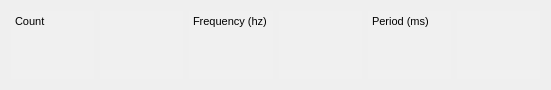
   <widget class="QWidget" name="horizontalLayoutWidget">
    <property name="geometry">
     <rect>
      <x>10</x>
      <y>300</y>
      <width>551</width>
      <height>31</height>
     </rect>
    </property>
    <layout class="QHBoxLayout" name="horizontalLayout_3">
     <item>
      <widget class="QTextEdit" name="textEdit_26">
       <property name="enabled">
        <bool>true</bool>
       </property>
       <property name="sizePolicy">
        <sizepolicy hsizetype="Expanding" vsizetype="Expanding">
         <horstretch>0</horstretch>
         <verstretch>0</verstretch>
        </sizepolicy>
       </property>
       <property name="autoFillBackground">
        <bool>false</bool>
       </property>
       <property name="styleSheet">
        <string notr="true">background-color: rgb(240, 240, 240);</string>
       </property>
       <property name="frameShape">
        <enum>QFrame::NoFrame</enum>
       </property>
       <property name="frameShadow">
        <enum>QFrame::Sunken</enum>
       </property>
       <property name="lineWidth">
        <number>1</number>
       </property>
       <property name="readOnly">
        <bool>true</bool>
       </property>
       <property name="html">
        <string>&lt;!DOCTYPE HTML PUBLIC &quot;-//W3C//DTD HTML 4.0//EN&quot; &quot;http://www.w3.org/TR/REC-html40/strict.dtd&quot;&gt;
&lt;html&gt;&lt;head&gt;&lt;meta name=&quot;qrichtext&quot; content=&quot;1&quot; /&gt;&lt;style type=&quot;text/css&quot;&gt;
p, li { white-space: pre-wrap; }
&lt;/style&gt;&lt;/head&gt;&lt;body style=&quot; font-family:'MS Shell Dlg 2'; font-size:8.25pt; font-weight:400; font-style:normal;&quot;&gt;
&lt;p style=&quot; margin-top:12px; margin-bottom:12px; margin-left:0px; margin-right:0px; -qt-block-indent:0; text-indent:0px;&quot;&gt;Count&lt;/p&gt;&lt;/body&gt;&lt;/html&gt;</string>
       </property>
      </widget>
     </item>
     <item>
      <widget class="QTextEdit" name="textCount">
       <property name="enabled">
        <bool>true</bool>
       </property>
       <property name="sizePolicy">
        <sizepolicy hsizetype="Expanding" vsizetype="Expanding">
         <horstretch>0</horstretch>
         <verstretch>0</verstretch>
        </sizepolicy>
       </property>
       <property name="autoFillBackground">
        <bool>false</bool>
       </property>
       <property name="styleSheet">
        <string notr="true">background-color: rgb(240, 240, 240);</string>
       </property>
       <property name="frameShape">
        <enum>QFrame::NoFrame</enum>
       </property>
       <property name="frameShadow">
        <enum>QFrame::Sunken</enum>
       </property>
       <property name="lineWidth">
        <number>1</number>
       </property>
       <property name="readOnly">
        <bool>true</bool>
       </property>
       <property name="html">
        <string>&lt;!DOCTYPE HTML PUBLIC &quot;-//W3C//DTD HTML 4.0//EN&quot; &quot;http://www.w3.org/TR/REC-html40/strict.dtd&quot;&gt;
&lt;html&gt;&lt;head&gt;&lt;meta name=&quot;qrichtext&quot; content=&quot;1&quot; /&gt;&lt;style type=&quot;text/css&quot;&gt;
p, li { white-space: pre-wrap; }
&lt;/style&gt;&lt;/head&gt;&lt;body style=&quot; font-family:'MS Shell Dlg 2'; font-size:8.25pt; font-weight:400; font-style:normal;&quot;&gt;
&lt;p style=&quot;-qt-paragraph-type:empty; margin-top:12px; margin-bottom:12px; margin-left:0px; margin-right:0px; -qt-block-indent:0; text-indent:0px; font-family:'Segoe UI'; font-size:9pt;&quot;&gt;&lt;br /&gt;&lt;/p&gt;&lt;/body&gt;&lt;/html&gt;</string>
       </property>
      </widget>
     </item>
     <item>
      <widget class="QTextEdit" name="textEdit_22">
       <property name="enabled">
        <bool>true</bool>
       </property>
       <property name="sizePolicy">
        <sizepolicy hsizetype="Expanding" vsizetype="Expanding">
         <horstretch>0</horstretch>
         <verstretch>0</verstretch>
        </sizepolicy>
       </property>
       <property name="autoFillBackground">
        <bool>false</bool>
       </property>
       <property name="styleSheet">
        <string notr="true">background-color: rgb(240, 240, 240);</string>
       </property>
       <property name="frameShape">
        <enum>QFrame::NoFrame</enum>
       </property>
       <property name="frameShadow">
        <enum>QFrame::Sunken</enum>
       </property>
       <property name="lineWidth">
        <number>1</number>
       </property>
       <property name="readOnly">
        <bool>true</bool>
       </property>
       <property name="html">
        <string>&lt;!DOCTYPE HTML PUBLIC &quot;-//W3C//DTD HTML 4.0//EN&quot; &quot;http://www.w3.org/TR/REC-html40/strict.dtd&quot;&gt;
&lt;html&gt;&lt;head&gt;&lt;meta name=&quot;qrichtext&quot; content=&quot;1&quot; /&gt;&lt;style type=&quot;text/css&quot;&gt;
p, li { white-space: pre-wrap; }
&lt;/style&gt;&lt;/head&gt;&lt;body style=&quot; font-family:'MS Shell Dlg 2'; font-size:8.25pt; font-weight:400; font-style:normal;&quot;&gt;
&lt;p style=&quot; margin-top:12px; margin-bottom:12px; margin-left:0px; margin-right:0px; -qt-block-indent:0; text-indent:0px;&quot;&gt;&lt;span style=&quot; font-family:'Segoe UI'; font-size:8pt;&quot;&gt;Frequency (hz)&lt;/span&gt;&lt;/p&gt;&lt;/body&gt;&lt;/html&gt;</string>
       </property>
      </widget>
     </item>
     <item>
      <widget class="QTextEdit" name="textFrequency">
       <property name="enabled">
        <bool>true</bool>
       </property>
       <property name="sizePolicy">
        <sizepolicy hsizetype="Expanding" vsizetype="Expanding">
         <horstretch>0</horstretch>
         <verstretch>0</verstretch>
        </sizepolicy>
       </property>
       <property name="autoFillBackground">
        <bool>false</bool>
       </property>
       <property name="styleSheet">
        <string notr="true">background-color: rgb(240, 240, 240);</string>
       </property>
       <property name="frameShape">
        <enum>QFrame::NoFrame</enum>
       </property>
       <property name="frameShadow">
        <enum>QFrame::Sunken</enum>
       </property>
       <property name="lineWidth">
        <number>1</number>
       </property>
       <property name="readOnly">
        <bool>true</bool>
       </property>
       <property name="html">
        <string>&lt;!DOCTYPE HTML PUBLIC &quot;-//W3C//DTD HTML 4.0//EN&quot; &quot;http://www.w3.org/TR/REC-html40/strict.dtd&quot;&gt;
&lt;html&gt;&lt;head&gt;&lt;meta name=&quot;qrichtext&quot; content=&quot;1&quot; /&gt;&lt;style type=&quot;text/css&quot;&gt;
p, li { white-space: pre-wrap; }
&lt;/style&gt;&lt;/head&gt;&lt;body style=&quot; font-family:'MS Shell Dlg 2'; font-size:8.25pt; font-weight:400; font-style:normal;&quot;&gt;
&lt;p style=&quot;-qt-paragraph-type:empty; margin-top:12px; margin-bottom:12px; margin-left:0px; margin-right:0px; -qt-block-indent:0; text-indent:0px; font-family:'Segoe UI'; font-size:9pt;&quot;&gt;&lt;br /&gt;&lt;/p&gt;&lt;/body&gt;&lt;/html&gt;</string>
       </property>
      </widget>
     </item>
     <item>
      <widget class="QTextEdit" name="textEdit_24">
       <property name="enabled">
        <bool>true</bool>
       </property>
       <property name="sizePolicy">
        <sizepolicy hsizetype="Expanding" vsizetype="Expanding">
         <horstretch>0</horstretch>
         <verstretch>0</verstretch>
        </sizepolicy>
       </property>
       <property name="autoFillBackground">
        <bool>false</bool>
       </property>
       <property name="styleSheet">
        <string notr="true">background-color: rgb(240, 240, 240);</string>
       </property>
       <property name="frameShape">
        <enum>QFrame::NoFrame</enum>
       </property>
       <property name="frameShadow">
        <enum>QFrame::Sunken</enum>
       </property>
       <property name="lineWidth">
        <number>1</number>
       </property>
       <property name="readOnly">
        <bool>true</bool>
       </property>
       <property name="html">
        <string>&lt;!DOCTYPE HTML PUBLIC &quot;-//W3C//DTD HTML 4.0//EN&quot; &quot;http://www.w3.org/TR/REC-html40/strict.dtd&quot;&gt;
&lt;html&gt;&lt;head&gt;&lt;meta name=&quot;qrichtext&quot; content=&quot;1&quot; /&gt;&lt;style type=&quot;text/css&quot;&gt;
p, li { white-space: pre-wrap; }
&lt;/style&gt;&lt;/head&gt;&lt;body style=&quot; font-family:'MS Shell Dlg 2'; font-size:8.25pt; font-weight:400; font-style:normal;&quot;&gt;
&lt;p style=&quot; margin-top:12px; margin-bottom:12px; margin-left:0px; margin-right:0px; -qt-block-indent:0; text-indent:0px;&quot;&gt;&lt;span style=&quot; font-family:'Segoe UI'; font-size:8pt;&quot;&gt;Period (ms)&lt;/span&gt;&lt;/p&gt;&lt;/body&gt;&lt;/html&gt;</string>
       </property>
      </widget>
     </item>
     <item>
      <widget class="QTextEdit" name="textPeriod">
       <property name="enabled">
        <bool>true</bool>
       </property>
       <property name="autoFillBackground">
        <bool>false</bool>
       </property>
       <property name="styleSheet">
        <string notr="true">background-color: rgb(240, 240, 240);</string>
       </property>
       <property name="frameShape">
        <enum>QFrame::NoFrame</enum>
       </property>
       <property name="frameShadow">
        <enum>QFrame::Sunken</enum>
       </property>
       <property name="lineWidth">
        <number>1</number>
       </property>
       <property name="readOnly">
        <bool>true</bool>
       </property>
       <property name="html">
        <string>&lt;!DOCTYPE HTML PUBLIC &quot;-//W3C//DTD HTML 4.0//EN&quot; &quot;http://www.w3.org/TR/REC-html40/strict.dtd&quot;&gt;
&lt;html&gt;&lt;head&gt;&lt;meta name=&quot;qrichtext&quot; content=&quot;1&quot; /&gt;&lt;style type=&quot;text/css&quot;&gt;
p, li { white-space: pre-wrap; }
&lt;/style&gt;&lt;/head&gt;&lt;body style=&quot; font-family:'MS Shell Dlg 2'; font-size:8.25pt; font-weight:400; font-style:normal;&quot;&gt;
&lt;p style=&quot;-qt-paragraph-type:empty; margin-top:12px; margin-bottom:12px; margin-left:0px; margin-right:0px; -qt-block-indent:0; text-indent:0px; font-family:'Segoe UI'; font-size:9pt;&quot;&gt;&lt;br /&gt;&lt;/p&gt;&lt;/body&gt;&lt;/html&gt;</string>
       </property>
      </widget>
     </item>
    </layout>
   </widget>
